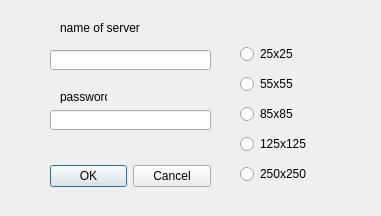
<?xml version="1.0" encoding="UTF-8"?>
<ui version="4.0">
 <class>Dialog</class>
 <widget class="QDialog" name="Dialog">
  <property name="geometry">
   <rect>
    <x>0</x>
    <y>0</y>
    <width>381</width>
    <height>216</height>
   </rect>
  </property>
  <property name="windowTitle">
   <string>Dialog</string>
  </property>
  <widget class="QDialogButtonBox" name="buttonBox">
   <property name="geometry">
    <rect>
     <x>50</x>
     <y>160</y>
     <width>161</width>
     <height>32</height>
    </rect>
   </property>
   <property name="orientation">
    <enum>Qt::Horizontal</enum>
   </property>
   <property name="standardButtons">
    <set>QDialogButtonBox::Cancel|QDialogButtonBox::Ok</set>
   </property>
  </widget>
  <widget class="QLineEdit" name="lineEdit_name">
   <property name="geometry">
    <rect>
     <x>50</x>
     <y>50</y>
     <width>161</width>
     <height>20</height>
    </rect>
   </property>
  </widget>
  <widget class="QLineEdit" name="lineEdit_password">
   <property name="geometry">
    <rect>
     <x>50</x>
     <y>110</y>
     <width>161</width>
     <height>20</height>
    </rect>
   </property>
  </widget>
  <widget class="QLabel" name="label">
   <property name="geometry">
    <rect>
     <x>60</x>
     <y>20</y>
     <width>91</width>
     <height>16</height>
    </rect>
   </property>
   <property name="text">
    <string>name of server</string>
   </property>
  </widget>
  <widget class="QLabel" name="label_2">
   <property name="geometry">
    <rect>
     <x>60</x>
     <y>90</y>
     <width>47</width>
     <height>13</height>
    </rect>
   </property>
   <property name="text">
    <string>password</string>
   </property>
  </widget>
  <widget class="QWidget" name="verticalLayoutWidget">
   <property name="geometry">
    <rect>
     <x>240</x>
     <y>40</y>
     <width>91</width>
     <height>151</height>
    </rect>
   </property>
   <layout class="QVBoxLayout" name="verticalLayout">
    <item>
     <widget class="QRadioButton" name="radioButton_25">
      <property name="text">
       <string>25x25</string>
      </property>
     </widget>
    </item>
    <item>
     <widget class="QRadioButton" name="radioButton_55">
      <property name="text">
       <string>55x55</string>
      </property>
     </widget>
    </item>
    <item>
     <widget class="QRadioButton" name="radioButton_85">
      <property name="text">
       <string>85x85</string>
      </property>
     </widget>
    </item>
    <item>
     <widget class="QRadioButton" name="radioButton_125">
      <property name="text">
       <string>125x125</string>
      </property>
     </widget>
    </item>
    <item>
     <widget class="QRadioButton" name="radioButton_250">
      <property name="text">
       <string>250x250</string>
      </property>
     </widget>
    </item>
   </layout>
  </widget>
 </widget>
 <resources/>
 <connections>
  <connection>
   <sender>buttonBox</sender>
   <signal>accepted()</signal>
   <receiver>Dialog</receiver>
   <slot>accept()</slot>
   <hints>
    <hint type="sourcelabel">
     <x>248</x>
     <y>254</y>
    </hint>
    <hint type="destinationlabel">
     <x>157</x>
     <y>274</y>
    </hint>
   </hints>
  </connection>
  <connection>
   <sender>buttonBox</sender>
   <signal>rejected()</signal>
   <receiver>Dialog</receiver>
   <slot>reject()</slot>
   <hints>
    <hint type="sourcelabel">
     <x>316</x>
     <y>260</y>
    </hint>
    <hint type="destinationlabel">
     <x>286</x>
     <y>274</y>
    </hint>
   </hints>
  </connection>
 </connections>
</ui>
